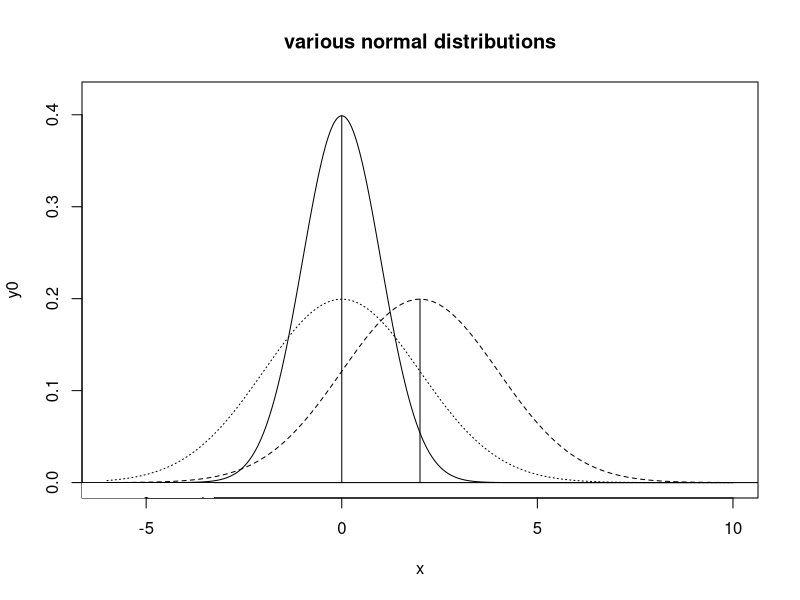

This figure's R source:
mu0 <- 0; sigma0 <- 1
mu1 <- 2; sigma1 <- 2
x1 <- min(mu0-4*sigma0, mu1-4*sigma1)
x2 <- max(mu0+4*sigma0, mu1+4*sigma1)
yy <- max(1/(sqrt(2*pi)*sigma0), 1/(sqrt(2*pi)*sigma1))*1.05

x <- seq(x1, x2, length.out=400)
y0 <- dnorm(x, mean=mu0, sd=sigma0)
y1 <- dnorm(x, mean=mu1, sd=sigma1)
y2 <- dnorm(x, mean=mu0, sd=sigma1)

ttl <- "various normal distributions"
plot(x, y0, type="l", xlim=c(x1, x2), ylim=c(0, yy), main=ttl)
lines(x, y1, type="l", lty=2)
lines(x, y2, type="l", lty=3)
lines(c(mu0, mu0), c(0, dnorm(mu0, mean=mu0, sd=sigma0)), lty=1)
lines(c(mu1, mu1), c(0, dnorm(mu1, mean=mu1, sd=sigma1)), lty=1)
abline(h=0, lty=1);
z1 <- paste("ave: ", mu0, " var: ", sigma0)
z2 <- paste("ave: ", mu1, " var: ", sigma1)
z3 <- paste("ave: ", mu0, " var: ", sigma1)
han <- c(z1, z2, z3)
legend(-8, 0, 4, legend=han, lty=c(1, 2, 3), box.lty=0)
